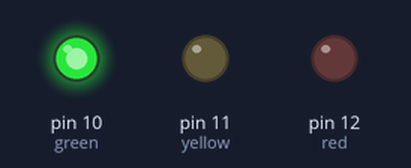
This sketch was run on a simulated Arduino Uno, built with avr-gcc and run on an emulated ATmega328P. Shown: output pins drawn as LEDs (lit = HIGH).

Above: at 0.1 s.
At 13.1 s:
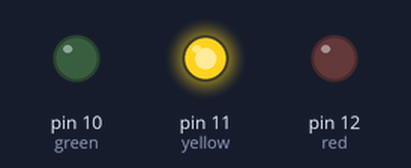
At 17.1 s:
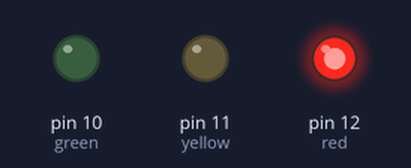
At 39.6 s:
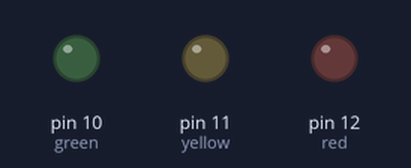
Timing chart, 0 to 40.0 s (numbered marks = the images above):
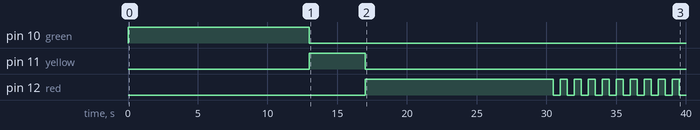

Measured:
- by itself, pin 10 (green): LOW → HIGH at 0.00 s, → LOW 13.0 s later
- by itself, pin 11 (yellow): LOW → HIGH at 13.0 s, → LOW 4.0 s later
- by itself, pin 12 (red): LOW → HIGH at 17.0 s, → LOW 13.5 s later, → HIGH 0.50 s later, → LOW 0.50 s later, … (20 changes in this stretch)

The sketch:

traffic_controller.ino
```cpp
// Traffic Light and Pedestrian Crossing Controller
// Aaron Huus, ahuus1@gmail. (c) 2015
//
// Cycles through a standard stop light cycle.
// Adapted from: http://www.instructables.com/id/Traffic-Signal-Stop-Light-Wiring-with-Arduino-Co/

// Sets the arduino pin number for red, yellow, and green
int red = 12;
int yellow = 11;
int green = 10;

// the setup routine runs once when you press reset
// Sets each pin to have a pinMode of OUTPUT
// https://www.arduino.cc/en/Reference/pinMode
void setup() {
  pinMode(red, OUTPUT);
  pinMode(yellow, OUTPUT);
  pinMode(green, OUTPUT);
}

// Loops over the different cycles indefinitely. One loop takes 4 minutes.
void loop() {

  // Turn the lights off
  digitalWrite(green, LOW);
  digitalWrite(yellow, LOW);
  digitalWrite(red, LOW);

  // Repeats the standard cycle 4 times. One cycle takes 30 seconds for a total of 2 minutes
  int cycle = 0;
  while (cycle < 1) {
    // Turns the green light on for 13 seconds, then the yellow light for 4 seconds, and then the red light for 13 seconds.
    toggleLight(green,13,0);
    toggleLight(yellow,4,0);
    toggleLight(red,13,0);
    cycle++;
  }

  // Power outage mode where the red light flashes 60 times for 1 minute
  cycle = 0;
  while (cycle < 60) {
    toggleLight(red,0.5,0.5);
    cycle++;
  }

  // Late night cycle where the yellow light flashes 60 times for 1 minute
  cycle = 0;
  while (cycle < 60) {
    toggleLight(yellow,0.5,0.5);
    cycle++;
  }

}

void toggleLight(int light, double time_on, double time_off){
    // Turns the light on for 'time_on' seconds and then turns the light off for time_off seconds
    digitalWrite(light, HIGH);
    delay(time_on*1000);
    digitalWrite(light, LOW);
    delay(time_off*1000);
}
```
